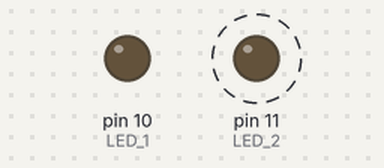
A sketch run on a simulated Arduino Uno, built with avr-gcc and run on an emulated ATmega328P. On the bench: output pins drawn as LEDs (lit = HIGH). Dashed ring = blinking.

Above: at 0.2 s.
At 7.7 s:
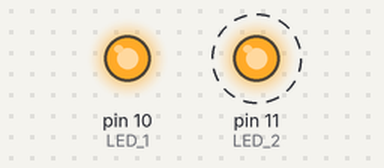
Timing chart, 0 to 9.2 s (numbered marks = the images above):
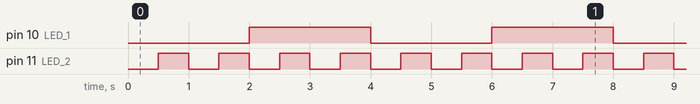

The sketch:

003_Blink.ino
```cpp
constexpr uint8_t LED_1 = 10;
constexpr uint8_t LED_2 = 11;

void setup() {
  pinMode(LED_1, OUTPUT);
  pinMode(LED_2, OUTPUT);
}

void loop() {
  FirstLED();
  SecondLED();
}


void FirstLED(){
  static uint32_t tmr;
  if (millis() - tmr >= 2000){
    tmr = millis();
    digitalWrite(LED_1, !digitalRead(LED_1));
  }
}

void SecondLED(){
  static uint32_t tmr;
  if (millis() - tmr >= 500){
    tmr = millis();
    digitalWrite(LED_2, !digitalRead(LED_2));
  }
}
```

Measured:
- by itself, pin 10 (LED_1): alternates HIGH for 2.0 s and LOW for 2.0 s
- by itself, pin 11 (LED_2): alternates HIGH for 0.50 s and LOW for 0.50 s
